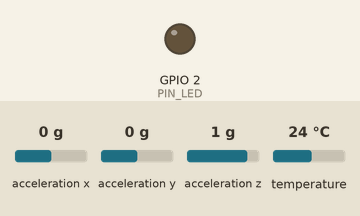
Simulated run of this sketch. Board: ESP32. Shown: output pins drawn as LEDs (lit = HIGH). Wiring (inferred from the names in the program): MPU-6050 motion sensor at I2C address 0x68. The test bench sets the inputs (shaded band); at power-on: acceleration x 0 g, acceleration y 0 g, acceleration z 1 g, temperature 24 °C. WiFi joins after 1.5 s; servers stay silent unless stated; uploads are accepted with an empty reply; the local clock reads 2024-03-15 10:24:30 at power-on unless the sketch sets it; what the sketch prints to the serial monitor is not drawn.

Above: at 3.1 s.
At 13.7 s:
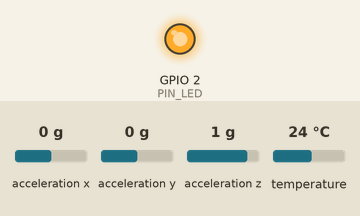
Timing chart, 0 to 15.7 s (numbered marks = the images above):
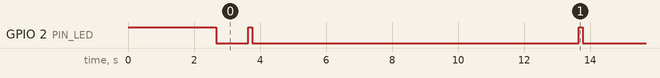

The sketch:

mantech-sensor.ino
```cpp
// ============================================================================
//  Mantech Latam — Sensor de campo (ESP32)
//
//  Mide temperatura, vibración e inclinación de una máquina y las envía al
//  servidor de Mantech, que las muestra en vivo en la app.
//
//  NO HACE FALTA EDITAR ESTE ARCHIVO. Toda la configuración está en config.h.
//
//  Hardware:
//    - ESP32 DevKit
//    - DS18B20  (temperatura, 1-Wire)  -> PIN_DS18B20 + resistencia 4,7 kΩ
//    - MPU6050  (acelerómetro, I2C)    -> PIN_I2C_SDA / PIN_I2C_SCL
//
//  Librerías a instalar desde el Gestor de Librerías del IDE de Arduino:
//    - "OneWire"           (Paul Stoffregen)
//    - "DallasTemperature" (Miles Burton)
//  El MPU6050 se lee directo por I2C, así que no necesita librería.
// ============================================================================

#include <WiFi.h>
#include <WiFiClientSecure.h>
#include <HTTPClient.h>
#include <Wire.h>
#include <OneWire.h>
#include <DallasTemperature.h>
#include <math.h>
#include <time.h>

#include "config.h"
#include "certs.h"

// ---------------------------------------------------------------------------
//  MPU6050: registros
// ---------------------------------------------------------------------------
static const uint8_t MPU_ADDR_PRIMARY   = 0x68;  // AD0 a GND (lo habitual)
static const uint8_t MPU_ADDR_SECONDARY = 0x69;  // AD0 a 3,3 V
static const uint8_t REG_PWR_MGMT_1     = 0x6B;
static const uint8_t REG_ACCEL_CONFIG   = 0x1C;
static const uint8_t REG_ACCEL_XOUT_H   = 0x3B;
static const uint8_t REG_WHO_AM_I       = 0x75;

// Con el rango de ±2 g, el sensor entrega 16384 cuentas por g.
static const float ACCEL_SCALE_LSB_PER_G = 16384.0f;

// ---------------------------------------------------------------------------
//  Estado global
// ---------------------------------------------------------------------------
OneWire oneWire(PIN_DS18B20);
DallasTemperature dallas(&oneWire);

uint8_t  mpuAddress   = 0;      // 0 = no se encontró el MPU6050
bool     hasDS18B20   = false;
uint32_t sendInterval = SEND_INTERVAL_SECONDS;
uint32_t lastSendMs   = 0;

#if DEBUG_SERIAL
  #define LOG(...)   Serial.printf(__VA_ARGS__)
  #define LOGLN(x)   Serial.println(x)
#else
  #define LOG(...)
  #define LOGLN(x)
#endif

// ---------------------------------------------------------------------------
//  LED de estado
//
//  1 parpadeo  = envío correcto
//  2 parpadeos = el servidor rechazó el envío (clave equivocada, por ejemplo)
//  3 parpadeos = no hay WiFi
//  Encendido fijo durante el arranque.
// ---------------------------------------------------------------------------
void blink(int times) {
  for (int i = 0; i < times; i++) {
    digitalWrite(PIN_LED, HIGH);
    delay(120);
    digitalWrite(PIN_LED, LOW);
    delay(120);
  }
}

// ---------------------------------------------------------------------------
//  MPU6050 por I2C directo
// ---------------------------------------------------------------------------
bool mpuWrite(uint8_t addr, uint8_t reg, uint8_t value) {
  Wire.beginTransmission(addr);
  Wire.write(reg);
  Wire.write(value);
  return Wire.endTransmission() == 0;
}

bool mpuProbe(uint8_t addr) {
  Wire.beginTransmission(addr);
  Wire.write(REG_WHO_AM_I);
  if (Wire.endTransmission(false) != 0) return false;
  if (Wire.requestFrom((int)addr, 1) != 1) return false;
  uint8_t who = Wire.read();
  // Los MPU6050 responden 0x68; algunos clones devuelven 0x70, 0x72 o 0x98.
  return who != 0x00 && who != 0xFF;
}

bool mpuBegin() {
  uint8_t candidates[2] = { MPU_ADDR_PRIMARY, MPU_ADDR_SECONDARY };
  for (uint8_t i = 0; i < 2; i++) {
    if (mpuProbe(candidates[i])) {
      mpuAddress = candidates[i];
      mpuWrite(mpuAddress, REG_PWR_MGMT_1, 0x00);    // despertar
      delay(100);
      mpuWrite(mpuAddress, REG_ACCEL_CONFIG, 0x00);  // rango ±2 g
      delay(50);
      LOG("MPU6050 detectado en 0x%02X\n", mpuAddress);
      return true;
    }
  }
  LOGLN("MPU6050 NO detectado. Revisá SDA, SCL, 3V3 y GND.");
  return false;
}

/** Lee aceleración en g de los tres ejes. */
bool mpuReadAccel(float &ax, float &ay, float &az) {
  if (mpuAddress == 0) return false;

  Wire.beginTransmission(mpuAddress);
  Wire.write(REG_ACCEL_XOUT_H);
  if (Wire.endTransmission(false) != 0) return false;
  if (Wire.requestFrom((int)mpuAddress, 6) != 6) return false;

  int16_t rawX = (Wire.read() << 8) | Wire.read();
  int16_t rawY = (Wire.read() << 8) | Wire.read();
  int16_t rawZ = (Wire.read() << 8) | Wire.read();

  ax = rawX / ACCEL_SCALE_LSB_PER_G;
  ay = rawY / ACCEL_SCALE_LSB_PER_G;
  az = rawZ / ACCEL_SCALE_LSB_PER_G;
  return true;
}

// ---------------------------------------------------------------------------
//  Medición
// ---------------------------------------------------------------------------

/**
 * Vibración e inclinación en una sola pasada.
 *
 * Vibración: se toman muchas muestras seguidas, se calcula el promedio de cada
 * eje —que es la gravedad, o sea la parte quieta— y se mide cuánto se aparta
 * cada muestra de ese promedio. Ese desvío (RMS) es la vibración real, sin la
 * gravedad metida adentro.
 *
 * Inclinación: ángulo entre el vector de gravedad promedio y la vertical. Si la
 * placa está horizontal da 0°; acostada, 90°.
 */
bool measureMotion(float &vibrationG, float &tiltDegrees) {
  if (mpuAddress == 0) return false;

  float sumX = 0, sumY = 0, sumZ = 0;
  static float bufX[VIBRATION_SAMPLES];
  static float bufY[VIBRATION_SAMPLES];
  static float bufZ[VIBRATION_SAMPLES];

  int n = 0;
  for (int i = 0; i < VIBRATION_SAMPLES; i++) {
    float ax, ay, az;
    if (!mpuReadAccel(ax, ay, az)) continue;
    bufX[n] = ax; bufY[n] = ay; bufZ[n] = az;
    sumX += ax;   sumY += ay;   sumZ += az;
    n++;
    delayMicroseconds(1000);  // ~1 kHz de muestreo
  }
  if (n < 10) return false;

  float meanX = sumX / n, meanY = sumY / n, meanZ = sumZ / n;

  // Desvío cuadrático medio respecto del promedio: la parte que vibra.
  float acc = 0;
  for (int i = 0; i < n; i++) {
    float dx = bufX[i] - meanX;
    float dy = bufY[i] - meanY;
    float dz = bufZ[i] - meanZ;
    acc += dx * dx + dy * dy + dz * dz;
  }
  vibrationG = sqrtf(acc / n);

  // Ángulo respecto de la vertical, a partir de la gravedad promedio.
  float magnitude = sqrtf(meanX * meanX + meanY * meanY + meanZ * meanZ);
  if (magnitude < 0.1f) {
    tiltDegrees = 0;
  } else {
    float cosine = fabsf(meanZ) / magnitude;
    if (cosine > 1.0f) cosine = 1.0f;
    tiltDegrees = acosf(cosine) * 180.0f / PI;
  }
  return true;
}

/** Temperatura en °C, o NAN si el sensor no responde. */
float measureTemperature() {
  if (!hasDS18B20) return NAN;
  dallas.requestTemperatures();
  float c = dallas.getTempCByIndex(0);
  // La librería devuelve -127 cuando el sensor no contesta.
  if (c <= -100.0f || c >= 150.0f) return NAN;
  return c;
}

// ---------------------------------------------------------------------------
//  Red
// ---------------------------------------------------------------------------
bool ensureWifi() {
  if (WiFi.status() == WL_CONNECTED) return true;

  LOG("Conectando a WiFi '%s'", WIFI_SSID);
  WiFi.mode(WIFI_STA);
  WiFi.begin(WIFI_SSID, WIFI_PASSWORD);

  uint32_t start = millis();
  while (WiFi.status() != WL_CONNECTED && millis() - start < 20000) {
    delay(500);
    LOG(".");
  }

  if (WiFi.status() == WL_CONNECTED) {
    LOG("\nWiFi conectado. IP: %s\n", WiFi.localIP().toString().c_str());
    return true;
  }
  LOGLN("\nNo se pudo conectar al WiFi.");
  return false;
}

/**
 * Pone el reloj en hora por NTP.
 *
 * Es imprescindible para validar el certificado del servidor: el ESP32 arranca
 * creyendo que es 1970, y con esa fecha cualquier certificado parece "todavía
 * no válido", así que toda conexión fallaría.
 */
bool syncClock() {
#if USE_TLS_VALIDATION
  configTime(0, 0, "pool.ntp.org", "time.nist.gov");
  LOG("Poniendo el reloj en hora");
  time_t now = 0;
  uint32_t start = millis();
  // Cualquier fecha posterior a 2021 alcanza para saber que ya sincronizó.
  while (now < 1609459200 && millis() - start < 15000) {
    delay(400);
    LOG(".");
    now = time(nullptr);
  }
  if (now < 1609459200) {
    LOGLN("\nNo se pudo sincronizar la hora. La validación del certificado va a fallar.");
    LOGLN("Si el problema persiste, poné USE_TLS_VALIDATION en 0 dentro de config.h.");
    return false;
  }
  LOG("\nReloj en hora (UTC): %s", ctime(&now));
  return true;
#else
  return true;
#endif
}

/**
 * Envía las lecturas al servidor.
 *
 * El cuerpo se arma a mano con snprintf en vez de usar una librería de JSON:
 * son tres valores de formato fijo y así hay una dependencia menos que
 * instalar.
 */
bool clockReady = false;

bool sendReadings(float tempC, float vibrationG, float tiltDegrees, bool hasMotion) {
  if (!ensureWifi()) {
    blink(3);
    return false;
  }
  // Tras una reconexión el reloj puede haber quedado sin hora; sin hora válida
  // la validación del certificado falla.
  if (!clockReady) {
    clockReady = syncClock();
  }

  char body[512];
  char samples[384];
  samples[0] = '\0';
  bool first = true;

  if (!isnan(tempC)) {
    char part[128];
    snprintf(part, sizeof(part),
             "%s{\"metric\":\"TEMPERATURA\",\"value\":%.2f,\"unit\":\"C\"}",
             first ? "" : ",", tempC);
    strncat(samples, part, sizeof(samples) - strlen(samples) - 1);
    first = false;
  }
  if (hasMotion) {
    char part[128];
    snprintf(part, sizeof(part),
             "%s{\"metric\":\"VIBRACION\",\"value\":%.4f,\"unit\":\"g\"}",
             first ? "" : ",", vibrationG);
    strncat(samples, part, sizeof(samples) - strlen(samples) - 1);
    first = false;

    snprintf(part, sizeof(part),
             ",{\"metric\":\"INCLINACION\",\"value\":%.2f,\"unit\":\"deg\"}",
             tiltDegrees);
    strncat(samples, part, sizeof(samples) - strlen(samples) - 1);
  }

  if (samples[0] == '\0') {
    LOGLN("No hay ninguna lectura válida para enviar; se omite el ciclo.");
    blink(2);
    return false;
  }

  snprintf(body, sizeof(body),
           "{\"firmwareVersion\":\"%s\",\"uptimeSeconds\":%lu,\"readings\":[%s]}",
           FIRMWARE_VERSION, (unsigned long)(millis() / 1000), samples);

  WiFiClientSecure client;
#if USE_TLS_VALIDATION
  // Se valida la identidad del servidor contra las raíces de certs.h: sin esto
  // cualquiera en la misma red podría hacerse pasar por el servidor de Mantech
  // y quedarse con las mediciones.
  client.setCACert(MANTECH_ROOT_CA);
#else
  // Modo degradado: el tráfico viaja cifrado pero no se verifica con quién se
  // está hablando. Ver USE_TLS_VALIDATION en config.h.
  client.setInsecure();
#endif

  HTTPClient http;
  String url = String(MANTECH_API_URL) + "/api/iot/ingest/readings";
  if (!http.begin(client, url)) {
    LOGLN("No se pudo iniciar la conexión HTTP.");
    return false;
  }

  http.addHeader("Content-Type", "application/json");
  http.addHeader("X-Device-Key", MANTECH_DEVICE_KEY);
  http.setTimeout(10000);

  int code = http.POST((uint8_t *)body, strlen(body));
  String response = code > 0 ? http.getString() : String();
  http.end();

  if (code == 200) {
    LOG("Enviado OK. Respuesta: %s\n", response.c_str());
    // El servidor manda el intervalo con el que quiere recibir datos, así se
    // puede cambiar el ritmo sin volver a grabar la placa.
    int idx = response.indexOf("\"intervalSeconds\":");
    if (idx >= 0) {
      int parsed = response.substring(idx + 18).toInt();
      if (parsed >= 2 && parsed <= 3600 && (uint32_t)parsed != sendInterval) {
        sendInterval = parsed;
        LOG("El servidor pidió reportar cada %u segundos.\n", sendInterval);
      }
    }
    blink(1);
    return true;
  }

  LOG("Error al enviar. Código HTTP: %d. Respuesta: %s\n", code, response.c_str());
  if (code == 401 || code == 403) {
    LOGLN(">> La clave del dispositivo no es válida. Revisá MANTECH_DEVICE_KEY en config.h.");
  }
  blink(2);
  return false;
}

// ---------------------------------------------------------------------------
//  Arranque y ciclo principal
// ---------------------------------------------------------------------------
void setup() {
  pinMode(PIN_LED, OUTPUT);
  digitalWrite(PIN_LED, HIGH);

#if DEBUG_SERIAL
  Serial.begin(115200);
  delay(600);
#endif

  LOGLN("");
  LOGLN("=====================================");
  LOGLN(" Mantech Latam - Sensor de campo");
  LOG(  " Firmware %s\n", FIRMWARE_VERSION);
  LOGLN("=====================================");

  Wire.begin(PIN_I2C_SDA, PIN_I2C_SCL);
  Wire.setClock(400000);
  mpuBegin();

  dallas.begin();
  hasDS18B20 = dallas.getDeviceCount() > 0;
  if (hasDS18B20) {
    dallas.setResolution(11);  // 0,125 °C, bastante más rápido que 12 bits
    LOG("DS18B20 detectado (%d sensor/es).\n", dallas.getDeviceCount());
  } else {
    LOGLN("DS18B20 NO detectado. Revisá DATA, la resistencia de 4,7 kΩ, 3V3 y GND.");
  }

  if (!hasDS18B20 && mpuAddress == 0) {
    LOGLN("");
    LOGLN("No se detectó ningún sensor. Revisá el cableado y reiniciá la placa.");
  }

  if (ensureWifi()) {
    clockReady = syncClock();
  }
  digitalWrite(PIN_LED, LOW);

  // Primer envío inmediato, para ver enseguida si la cadena completa funciona.
  lastSendMs = millis() - (sendInterval * 1000UL);
}

void loop() {
  uint32_t now = millis();
  if (now - lastSendMs < sendInterval * 1000UL) {
    delay(50);
    return;
  }
  lastSendMs = now;

  float tempC = measureTemperature();

  float vibrationG = 0, tiltDegrees = 0;
  bool hasMotion = measureMotion(vibrationG, tiltDegrees);

#if DEBUG_SERIAL
  Serial.println("---------------------------------------");
  if (isnan(tempC)) Serial.println("Temperatura : sin lectura");
  else              Serial.printf("Temperatura : %.2f C\n", tempC);
  if (hasMotion) {
    Serial.printf("Vibración   : %.4f g\n", vibrationG);
    Serial.printf("Inclinación : %.2f grados\n", tiltDegrees);
  } else {
    Serial.println("Movimiento  : sin lectura");
  }
#endif

  sendReadings(tempC, vibrationG, tiltDegrees, hasMotion);

  // Si un sensor no estaba al encender, se reintenta detectarlo: así alcanza
  // con enchufarlo, sin reiniciar la placa.
  if (!hasDS18B20) {
    dallas.begin();
    hasDS18B20 = dallas.getDeviceCount() > 0;
    if (hasDS18B20) LOGLN("DS18B20 detectado en caliente.");
  }
  if (mpuAddress == 0) {
    mpuBegin();
  }
}
```

config.h
```cpp
// ============================================================================
//  Mantech Latam — Configuración del sensor de campo
//
//  Este es el ÚNICO archivo que tenés que editar.
//  Completá los cuatro valores de abajo y grabá la placa.
// ============================================================================

#ifndef MANTECH_CONFIG_H
#define MANTECH_CONFIG_H

// ---------------------------------------------------------------------------
//  1) Red WiFi
//     El ESP32 sólo se conecta a redes de 2,4 GHz. Si tu router emite 2,4 y 5
//     GHz con el mismo nombre, puede que no la encuentre: en ese caso usá el
//     nombre de la red de 2,4 GHz o el punto de acceso del celular.
// ---------------------------------------------------------------------------
#define WIFI_SSID      "PONE_ACA_EL_NOMBRE_DE_TU_WIFI"
#define WIFI_PASSWORD  "PONE_ACA_LA_CLAVE_DE_TU_WIFI"

// ---------------------------------------------------------------------------
//  2) Servidor Mantech
//     Dejalo como está salvo que uses otro entorno.
// ---------------------------------------------------------------------------
#define MANTECH_API_URL "https://api.mantech.lat"

// ---------------------------------------------------------------------------
//  3) Clave del dispositivo
//     Identifica a esta placa frente al servidor. Te la paso junto con el
//     resto de credenciales; también figura en las variables de Railway.
// ---------------------------------------------------------------------------
#define MANTECH_DEVICE_KEY "PONE_ACA_LA_CLAVE_DEL_DISPOSITIVO"

// ---------------------------------------------------------------------------
//  4) Pines (sólo cambialos si cableaste distinto)
// ---------------------------------------------------------------------------
#define PIN_DS18B20   4    // DATA del sensor de temperatura (1-Wire)
#define PIN_I2C_SDA   21   // SDA del MPU6050
#define PIN_I2C_SCL   22   // SCL del MPU6050
#define PIN_LED       2    // LED azul de la placa, para ver el estado

// ---------------------------------------------------------------------------
//  Ajustes finos (no hace falta tocarlos)
// ---------------------------------------------------------------------------

// Cada cuánto enviar, en segundos. El servidor puede cambiarlo y la placa
// obedece: este valor es sólo el de arranque.
#define SEND_INTERVAL_SECONDS 10

// Cuántas muestras del acelerómetro se promedian para medir vibración.
// Más muestras = lectura más estable, pero cada ciclo tarda un poco más.
#define VIBRATION_SAMPLES 200

// Versión de firmware que se reporta al servidor.
#define FIRMWARE_VERSION "1.0.0"

// Poné en 1 para que el monitor serie muestre cada lectura y cada envío.
#define DEBUG_SERIAL 1

// Validar la identidad del servidor contra los certificados de certs.h.
// Dejalo en 1. Ponelo en 0 sólo si la placa deja de conectar después de que
// el servidor cambie de certificado: con 0 el tráfico sigue cifrado, pero no
// se verifica con quién se está hablando.
#define USE_TLS_VALIDATION 1

#endif  // MANTECH_CONFIG_H
```

Source omitted: certs.h (5398 bytes)

Measured:
- by itself, GPIO 2 (PIN_LED): repeats every 10.0 s: HIGH 0.12 s, LOW 9.9 s
